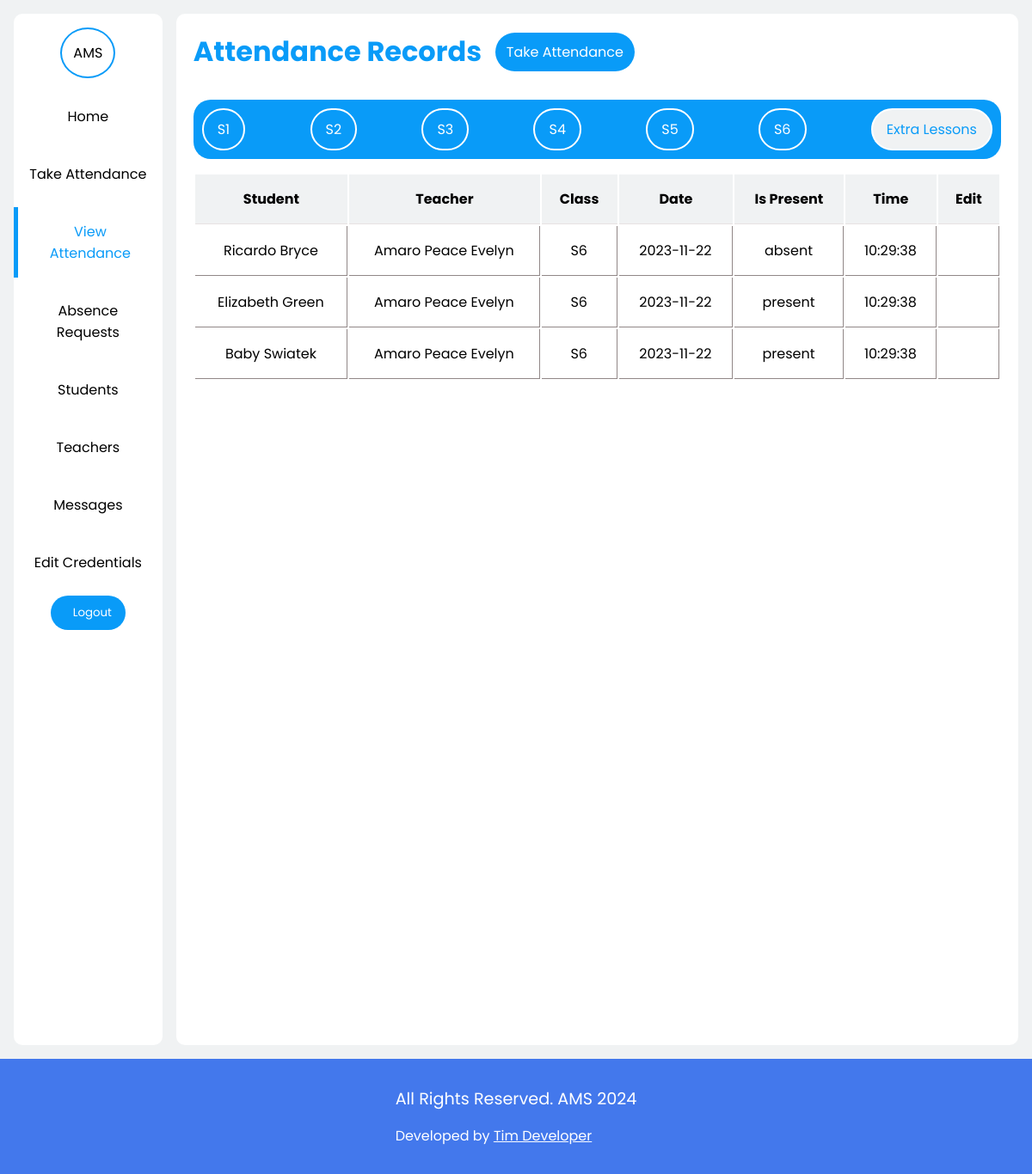
The page /teacher_account/attExtraLessons.php (signed in) on the database its author committed.
### tables this page shows
CREATE TABLE IF NOT EXISTS `attendanceoverrides` (
  `OverrideID` int NOT NULL AUTO_INCREMENT,
  `OverrideDate` date NOT NULL,
  `IsPresent` varchar(50) NOT NULL,
  `StudentID` int NOT NULL,
  `TeacherID` int NOT NULL,
  `SubjectID` int NOT NULL,
  `Time` time NOT NULL,
  `ClassID` int NOT NULL,
  PRIMARY KEY (`OverrideID`)
);

CREATE TABLE IF NOT EXISTS `students` (
  `StudentID` int NOT NULL AUTO_INCREMENT,
  `image` varchar(200) NOT NULL,
  `FirstName` varchar(50) NOT NULL,
  `LastName` varchar(50) NOT NULL,
  `ClassID` int NOT NULL,
  `DateOfBirth` date NOT NULL,
  `Gender` varchar(7) NOT NULL,
  `Address` varchar(50) NOT NULL,
  `ContactNumber` varchar(15) DEFAULT NULL,
  `Email` varchar(50) DEFAULT NULL,
  `password` varchar(200) NOT NULL,
  `username` varchar(50) NOT NULL,
  PRIMARY KEY (`StudentID`)
);

CREATE TABLE IF NOT EXISTS `teachers` (
  `TeacherID` int NOT NULL AUTO_INCREMENT,
  `Image` varchar(200) NOT NULL,
  `Firstname` varchar(50) NOT NULL,
  `Lastname` varchar(50) NOT NULL,
  `ContactNumber` varchar(15) NOT NULL,
  `Email` varchar(50) NOT NULL,
  `SubjectID` int NOT NULL,
  `password` varchar(200) NOT NULL,
  `username` varchar(50) NOT NULL,
  PRIMARY KEY (`TeacherID`)
);

CREATE TABLE IF NOT EXISTS `classes` (
  `ClassID` int NOT NULL AUTO_INCREMENT,
  `ClassName` varchar(50) NOT NULL,
  `Year` int NOT NULL,
  `ClassTeacherID` int NOT NULL,
  PRIMARY KEY (`ClassID`)
);

### functions.php (called while the page is built, shortened)
<?php
include "connection.php";
function getAttendanceRecordsExtraLessons($teacherID)
{
    global $conn;
    $sql = "SELECT
    ar.*,
    s.FirstName,
    s.LastName,
    t.Firstname,
    t.Lastname,
    c.ClassName
    FROM `attendanceoverrides` as ar
    JOIN `students` AS s ON ar.StudentID = s.StudentID
    JOIN `teachers` AS t ON ar.TeacherID = t.TeacherID
    JOIN `classes` AS c on ar.ClassID = c.ClassID
    WHERE t.TeacherID = $teacherID";
    $result = mysqli_query($conn, $sql);
    $attendanceArray = [];
    if (mysqli_num_rows($result) > 0) {
        while ($row = mysqli_fetch_array($result)) {
            $attendanceArray[] = $row;
        }
        return $attendanceArray;
    } else {
        return false;
    }
}

### teacher_account/attExtraLessons.php (the view, shortened to what this page needs)
<?php
include "../connection.php";
include "../functions.php";
$teacherID = $_SESSION['teacher_id'];
?>
<!DOCTYPE html>
<html lang="en">
<head>
    <link rel="stylesheet" href="../styles.css">
</head>
<body>
    <div class="teacher_acc">
        <div class="sidebar">
            <div class="identify">
                <p>AMS</p>
            </div>
            <nav>
                <div class="item active">
                    <a href="../teacher.php">Home</a>
                </div>
                <div class="item">
                    <a href="../teacher_account/take-attendance.php">Take Attendance</a>
                </div>
                <div class="item">
                    <a class="active" href="../teacher_account/view-attendance.php">View Attendance</a>
                </div>
                <div class="item">
                    <a href="../teacher_account/absence-requests.php">Absence Requests</a>
                </div>
                <div class="item">
                    <a href="../teacher_account/view-students.php">Students</a>
                </div>
                <div class="item">
                    <a href="../teacher_account/view-teachers.php">Teachers</a>
                </div>
                <div class="item">
                    <a href="../teacher_account/messages.php">Messages</a>
                </div>
                <div class="item">
                    <a href="../teacher_account/editcredentials.php">Edit Credentials</a>
                </div>
                <a href="../logout.php">
                    <button><span class="iconify" data-icon="mingcute:power-fill"></span>Logout</button>
                </a>
            </nav>
        </div>
        <div class="container">
            <div class="view-att-top">
                <h1 class="std-header">Attendance Records</h1>
                <a href="../teacher_account/take-attendance.php">Take Attendance</a>
            </div>
            <div class="viewATTadminTab">
                <a href="../teacher_account/view-attendance.php">S1</a>
                <a href="../teacher_account/attS2.php">S2</a>
                <a href="../teacher_account/attS3.php">S3</a>
                <a href="../teacher_account/attS4.php">S4</a>
                <a href="../teacher_account/attS5.php">S5</a>
                <a href="../teacher_account/attS6.php">S6</a>
                <a class="active" href="../teacher_account/attExtraLessons.php">Extra Lessons</a>
            </div>
            <?php
            $getAttendance = getAttendanceRecordsExtraLessons($teacherID);
            if ($getAttendance == false) { ?>
                <div class="empty">
                    <p>You have not recorded Attendance for this class yet!</p>
                </div>
            <?php } else { ?>
                <table class="view-att-table">
                <tr>
                    <th>Student</th>
                    <th>Teacher</th>
                    <th>Class</th>
                    <th>Date</th>
                    <th>Is Present</th>
                    <th>Time</th>
                    <th>Edit</th>
                </tr>
                <?php
                foreach ($getAttendance as $attendance) :
                ?>
                    <tr>
                        <td><?php echo $attendance['FirstName'] . ' ' . $attendance['LastName'] ?></td>
                        <td><?php echo $attendance['Firstname'] . ' ' . $attendance['Lastname'] ?></td>
                        <td><?php echo $attendance['ClassName'] ?></td>
                        <td><?php echo $attendance['OverrideDate'] ?></td>
                        <td><?php echo $attendance['IsPresent'] ?></td>
                        <td><?php echo $attendance['Time'] ?></td>
                        <td>
                            <form action="../teacher_account/editExtralessons.php?fn=<?= $attendance['FirstName']?>&ln=<?= $attendance['LastName']?>" method="post">
                            </form>
                        </td>
                    </tr>
                <?php endforeach; ?>
            </table>
                <?php }?>
        </div>
    </div>
    <?php include "../footer.php";?>
</body>
</html>

### styles.css (style rules this page uses)
* { margin: 0; border: 0; padding: 0; box-sizing: border-box; font-family: 'Poppins', sans-serif; }
a { text-decoration: none; }
:root { --box-shadow: 0 10px 1rem rgba(205, 231, 238, 0.5); --color-bg: #4378ec; --background: #f0f2f3; --color-white: #ffffff; --color-primary: #099BF8; --color-text-muted: #9e9292; --color-bg-secondary: #779be9; --pending-cards-bg: #d2dffc; --darker-tint_1: #5E3494; }
button { cursor: pointer; }
.std-header { font-size: 2rem; color: var(--color-primary); }
.student_acc #home .container .att_td td, th { text-align: center; padding: 1rem; border-bottom: 1px solid rgb(231, 226, 226); }
.container { width: 85%; border-radius: 10px; background-color: var(--color-white); padding: 10px; }
.sidebar { width: 15%; height: 150vh; background-color: var(--color-white); display: flex; align-items: center; border-radius: 10px; justify-content: center; flex-direction: column; }
.sidebar .identify { border-radius: 50%; width: 4rem; height: 4rem; align-self: center; display: flex; margin-top: 1rem; align-items: center; justify-content: center; border: 2px solid var(--color-primary); }
.sidebar nav { display: flex; flex-direction: column; align-items: center; width: 100%; height: 100%; row-gap: 10px; margin-top: 1rem; overflow: hidden; }
.sidebar nav .item { transition: all 0.3s ease; width: 100%; display: flex; }
.sidebar nav .item a { text-decoration: none; text-align: center; color: #000; width: 100%; padding: 1rem; transition: all 0.3s ease; }
.sidebar nav .item a.active { border-left: 5px solid var(--color-primary); color: var(--color-primary); }
.sidebar button { padding: 10px 1rem; background-color: var(--color-primary); color: var(--color-white); display: flex; align-items: center; justify-content: center; gap: 10px; border-radius: 50px; transition: all 0.5s ease; }
.viewATTadminTab { width: 100%; background-color: var(--color-primary); border-radius: 20px; padding: 10px; display: flex; justify-content: space-between; align-items: center; margin-top: 2rem; }
.viewATTadminTab a { border: 2px solid var(--color-white); background: none; padding: 10px 1rem; border-radius: 50px; color: var(--color-white); transition: all 0.3s ease; }
.viewATTadminTab a.active { background-color: var(--background); color: var(--color-primary); }
.teacher_acc .container h1 { display: flex; align-items: center; }
.teacher_acc { padding: 1rem; display: flex; gap: 1rem; justify-content: space-between; background-color: var(--background); overflow: hidden; position: relative; }
.teacher_acc .container { background-color: var(--color-white); padding: 20px; width: 85%; border-radius: 10px; }
.view-att-top { width: 100%; display: flex; align-items: center; gap: 1rem; }
.view-att-top a { color: white; padding: 10px 0.8rem; border-radius: 50px; background-color: var(--color-primary); }
.view-att-table { width: 100%; margin-top: 1rem; }
.view-att-table tr th { background-color: var(--background); padding: 1rem; }
.view-att-table tr td { text-align: center; padding: 1rem; border-right: 1px solid rgb(145, 135, 135); border-bottom: 1px solid rgb(145, 135, 135); }

### teacher_account/attExtraLessons.php (style rules this page uses)
button { border: none; background: none; }

### rows shown on the page
attendanceoverrides: StudentID.FirstName "Ricardo", StudentID.LastName "Bryce", TeacherID.Firstname "Amaro", TeacherID.Lastname "Peace Evelyn", ClassID.ClassName "S6", OverrideDate "2023-11-22", IsPresent "absent", Time "10:29:38"
attendanceoverrides: StudentID.FirstName "Elizabeth", StudentID.LastName "Green", TeacherID.Firstname "Amaro", TeacherID.Lastname "Peace Evelyn", ClassID.ClassName "S6", OverrideDate "2023-11-22", IsPresent "present", Time "10:29:38"
attendanceoverrides: StudentID.FirstName "Baby", StudentID.LastName "Swiatek", TeacherID.Firstname "Amaro", TeacherID.Lastname "Peace Evelyn", ClassID.ClassName "S6", OverrideDate "2023-11-22", IsPresent "present", Time "10:29:38"
